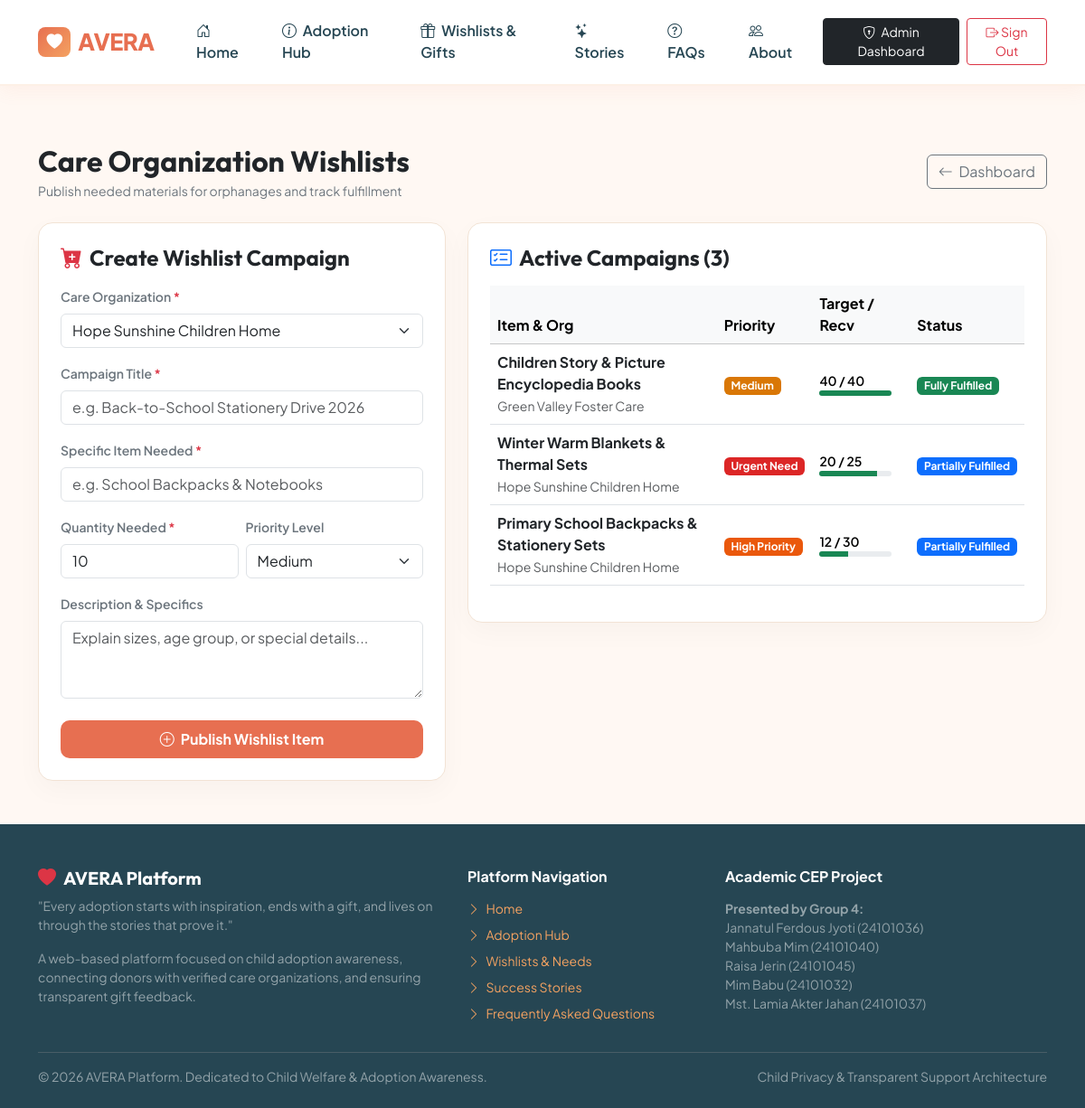
The page /admin-portal/wishlists/ (signed in) on the database its author committed.
### core/models.py (models this page shows, shortened)
class Wishlist(models.Model):
    PRIORITY_CHOICES = (
        ('Low', 'Low'),
        ('Medium', 'Medium'),
        ('High', 'High Priority'),
        ('Urgent', 'Urgent Need'),
    )
    STATUS_CHOICES = (
        ('Open', 'Open'),
        ('Partially_Fulfilled', 'Partially Fulfilled'),
        ('Fulfilled', 'Fully Fulfilled'),
    )
    organization = models.ForeignKey(
        CareOrganization,
        on_delete=models.CASCADE,
        related_name="wishlists",
        verbose_name="Care Organization"
    )
    title = models.CharField(max_length=200, verbose_name="Campaign / Wish Title")
    item_name = models.CharField(max_length=150, verbose_name="Item Name")
    description = models.TextField(verbose_name="Description & Purpose")
    quantity_needed = models.PositiveIntegerField(default=1, verbose_name="Quantity Needed")
    quantity_received = models.PositiveIntegerField(default=0, verbose_name="Quantity Received")
    priority = models.CharField(max_length=15, choices=PRIORITY_CHOICES, default='Medium')
    status = models.CharField(max_length=25, choices=STATUS_CHOICES, default='Open')
    created_at = models.DateTimeField(auto_now_add=True)
    @property
    def progress_percentage(self):
        if self.quantity_needed == 0:
            return 100
        return min(100, int((self.quantity_received / self.quantity_needed) * 100))
    class Meta:
        verbose_name = "Wishlist Item"
        verbose_name_plural = "Wishlist Items"

class CareOrganization(models.Model):
    VERIFICATION_STATUS = (
        ('Pending', 'Pending Verification'),
        ('Verified', 'Verified Organization'),
        ('Rejected', 'Rejected'),
    )
    name = models.CharField(max_length=200, verbose_name="Organization Name")
    address = models.TextField(verbose_name="Address")
    phone = models.CharField(max_length=30, verbose_name="Phone")
    email = models.EmailField(verbose_name="Email")
    description = models.TextField(verbose_name="Description")
    verification_status = models.CharField(
        max_length=20,
        choices=VERIFICATION_STATUS,
        default='Verified',
        verbose_name="Verification Status"
    )
    website = models.URLField(blank=True, null=True, verbose_name="Website")
    created_at = models.DateTimeField(auto_now_add=True)
    class Meta:
        verbose_name = "Care Organization"
        verbose_name_plural = "Care Organizations"

### core/views.py (the view, shortened to what this page needs)
# urls.py: path('admin-portal/wishlists/', views.admin_manage_wishlists, name='admin_manage_wishlists'),
@user_passes_test(is_admin_check, login_url='admin_login')
def admin_manage_wishlists(request):
    wishlists = Wishlist.objects.all().order_by('-created_at')
    orgs = CareOrganization.objects.all()
    return render(request, 'core/admin_manage_wishlists.html', {
        'wishlists': wishlists,
        'orgs': orgs
    })

### accounts/authentication.py (called while the page is built)
    def get_user(self, user_id):
        try:
            return User.objects.get(pk=user_id)
        except User.DoesNotExist:
            return None

### core/views.py (called while the page is built)
def is_admin_check(user):
    return user.is_authenticated and (user.role == 'ADMIN' or user.is_staff or user.is_superuser)

### templates/core/admin_manage_wishlists.html (shortened to what this page needs)
{% extends 'base.html' %}
{% block content %}
<div class="container py-5">
    <div class="d-flex justify-content-between align-items-center mb-4">
        <div>
            <h2 class="fw-bold text-dark mb-1">Care Organization Wishlists</h2>
            <p class="text-secondary small mb-0">Publish needed materials for orphanages and track fulfillment</p>
        </div>
        <a href="{% url 'admin_dashboard' %}" class="btn btn-outline-secondary">
            <i class="bi bi-arrow-left me-1"></i> Dashboard
        </a>
    </div>
    <div class="row g-4">
        <div class="col-lg-5">
            <div class="card card-avera p-4">
                <h4 class="fw-bold text-dark mb-3"><i class="bi bi-cart-plus-fill me-2 text-danger"></i>Create Wishlist Campaign</h4>
                <form method="post">
                    <div class="mb-3">
                        <label class="form-label fw-semibold small text-secondary">Care Organization <span class="text-danger">*</span></label>
                        <select name="organization" class="form-select" required>
                            {% for org in orgs %}
                                <option value="{{ org.id }}">{{ org.name }}</option>
                            {% endfor %}
                        </select>
                    </div>
                    <div class="mb-3">
                        <label class="form-label fw-semibold small text-secondary">Campaign Title <span class="text-danger">*</span></label>
                        <input type="text" name="title" class="form-control" placeholder="e.g. Back-to-School Stationery Drive 2026" required>
                    </div>
                    <div class="mb-3">
                        <label class="form-label fw-semibold small text-secondary">Specific Item Needed <span class="text-danger">*</span></label>
                        <input type="text" name="item_name" class="form-control" placeholder="e.g. School Backpacks & Notebooks" required>
                    </div>
                    <div class="row g-2 mb-3">
                        <div class="col-6">
                            <label class="form-label fw-semibold small text-secondary">Quantity Needed <span class="text-danger">*</span></label>
                            <input type="number" name="quantity_needed" class="form-control" min="1" value="10" required>
                        </div>
                        <div class="col-6">
                            <label class="form-label fw-semibold small text-secondary">Priority Level</label>
                            <select name="priority" class="form-select">
                                <option value="Medium" selected>Medium</option>
                            </select>
                        </div>
                    </div>
                    <div class="mb-4">
                        <label class="form-label fw-semibold small text-secondary">Description & Specifics</label>
                        <textarea name="description" rows="3" class="form-control" placeholder="Explain sizes, age group, or special details..." required></textarea>
                    </div>
                    <button type="submit" class="btn btn-avera-primary w-100 fw-bold">
                        <i class="bi bi-plus-circle me-1"></i> Publish Wishlist Item
                    </button>
                </form>
            </div>
        </div>
        <div class="col-lg-7">
            <div class="card card-avera p-4">
                <h4 class="fw-bold text-dark mb-3"><i class="bi bi-card-checklist me-2 text-primary"></i>Active Campaigns ({{ wishlists.count }})</h4>
                <div class="table-responsive">
                    <table class="table table-hover align-middle">
                        <thead class="table-light">
                            <tr>
                                <th>Item & Org</th>
                                <th>Priority</th>
                                <th>Target / Recv</th>
                                <th>Status</th>
                            </tr>
                        </thead>
                        <tbody>
                            {% for w in wishlists %}
                                <tr>
                                    <td>
                                        <div class="fw-bold text-dark">{{ w.item_name }}</div>
                                        <small class="text-muted">{{ w.organization.name }}</small>
                                    </td>
                                    <td><span class="badge badge-priority-{{ w.priority }}">{{ w.get_priority_display }}</span></td>
                                    <td>
                                        <div class="small fw-semibold">{{ w.quantity_received }} / {{ w.quantity_needed }}</div>
                                        <div class="progress" style="height: 6px; width: 80px;">
                                            <div class="progress-bar bg-success" style="width: {{ w.progress_percentage }}%;"></div>
                                        </div>
                                    </td>
                                    <td>
                                        <span class="badge {% if w.status == 'Fulfilled' %}bg-success{% elif w.status == 'Partially_Fulfilled' %}bg-primary{% else %}bg-secondary{% endif %}">
                                            {{ w.get_status_display }}
                                        </span>
                                    </td>
                                </tr>
                            {% empty %}
                                <tr>
                                    <td colspan="4" class="text-center py-4 text-muted">No wishlist items created yet.</td>
                                </tr>
                            {% endfor %}
                        </tbody>
                    </table>
                </div>
            </div>
        </div>
    </div>
</div>
{% endblock %}

### templates/base.html (style rules this page uses)
:root { --brand-primary: #E76F51; --brand-primary-hover: #D65A3D; --brand-secondary: #F4A261; --brand-sand: #E9C46A; --brand-teal: #2A9D8F; --brand-dark: #264653; --brand-light: #FFF8F3; --brand-card-bg: #FFFFFF; --brand-border: #F2E3D5; }
body { font-family: 'Plus Jakarta Sans', sans-serif; background-color: var(--brand-light); color: #333333; min-height: 100vh; display: flex; flex-direction: column; }
h1, h2, h3, h4, h5, .brand-font { font-family: 'Outfit', sans-serif; }
.btn-avera-primary { background-color: var(--brand-primary); color: white !important; font-weight: 600; border-radius: 10px; padding: 0.55rem 1.3rem; border: none; transition: all 0.2s ease; }
.card-avera { background: #FFFFFF; border-radius: 16px; border: 1px solid var(--brand-border); box-shadow: 0 10px 30px rgba(0, 0, 0, 0.03); transition: transform 0.2s ease, box-shadow 0.2s ease; }
.badge-priority-Urgent { background-color: #DC2626; color: white; }
.badge-priority-High { background-color: #EA580C; color: white; }
.badge-priority-Medium { background-color: #D97706; color: white; }

### rows shown on the page
Wishlist: item_name "Children Story & Picture Encyclopedia Books", organization.name "Green Valley Foster Care", priority "Medium", quantity_received "40", quantity_needed "40", status "Fully Fulfilled"
Wishlist: item_name "Winter Warm Blankets & Thermal Sets", organization.name "Hope Sunshine Children Home", priority "Urgent Need", quantity_received "20", quantity_needed "25", status "Partially Fulfilled"
Wishlist: item_name "Primary School Backpacks & Stationery Sets", organization.name "Hope Sunshine Children Home", priority "High Priority", quantity_received "12", quantity_needed "30", status "Partially Fulfilled"

### other values the page prints
{{ wishlists.count }} "3"
form field organization "Hope Sunshine Children Home"
